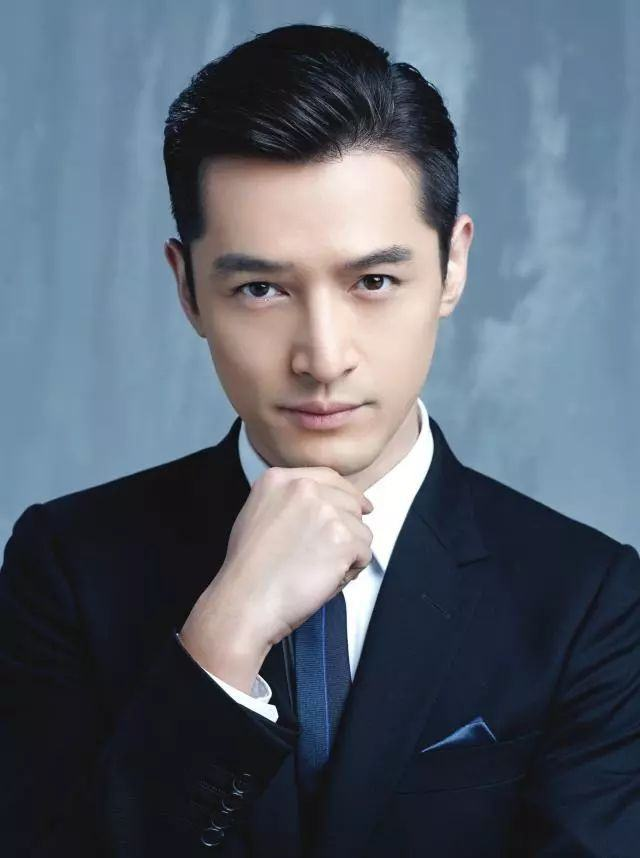
#> input picture Test/Face/Image/timg1.jpg, 640 x 858 px
$ python -i testFace.py   (imports and definitions only)
#> lines starting #> are read from the running program, lines starting #| are printed output that depends on the picture; after the words box and inside, x2 and y2 are one past the last pixel; in counts of white or black regions, pixels touching at a corner belong together
import cv2
filename = ''

def face_detect(filename):
#> called with filename = 'Image/timg1.jpg'
    face_cascade = cv2.CascadeClassifier('./haarcascade_frontalface_default.xml')
    eye_cascade = cv2.CascadeClassifier("./haarcascade_eye_tree_eyeglasses.xml")
    img = cv2.imread(filename)
#> img is the input picture: shape (858, 640, 3); mean B, G, R 111.7, 99.2, 89.9
    gray = cv2.cvtColor(img, cv2.COLOR_BGR2GRAY)
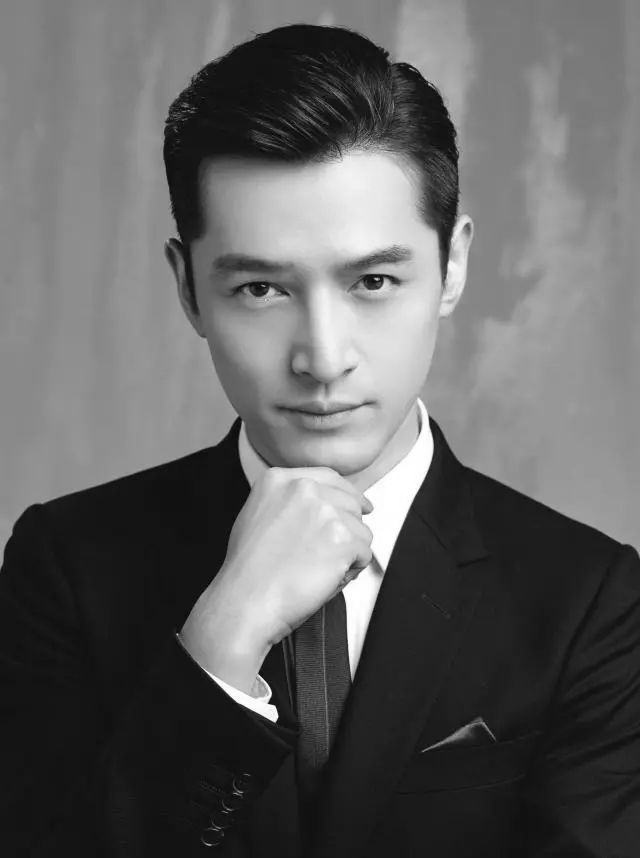
#> gray: shape (858, 640); min 0, max 255, mean 97.8
    faces = face_cascade.detectMultiScale(gray, 1.1, 5, cv2.CASCADE_SCALE_IMAGE)
#> faces = [[159, 164, 316, 316]]
    for (x, y, w, h) in faces:
        roi_gray = gray[y:y + h, x:x + w]
        roi_color = img[y:y + h, x:x + w]
        eyes = eye_cascade.detectMultiScale(roi_gray, 1.1, 1, cv2.CASCADE_SCALE_IMAGE, (2, 2))
        if eyes.__len__() > 0:
            for (ex, ey, ew, eh) in eyes:
                cv2.rectangle(roi_color, (ex, ey), (ex + ew, ey + eh), (0, 255, 0), 2)
            img = cv2.rectangle(img, (x, y), (x + w, y + h), (255, 0, 0), 2)
#> this loop made 1 pass
#> (x, y, w, h, eyes) on pass 1: (159, 164, 316, 316, [[185, 89, 59, 59], [68, 97, 58, 58]])
#> pass 1, in face_detect, `roi_gray = gray[y:y + h, x:x + w]`:
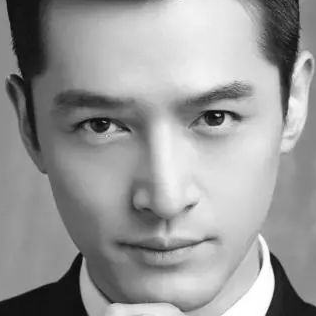
#> roi_gray: shape (316, 316); min 1, max 255, mean 152.4
#> pass 1, in face_detect, `roi_color = img[y:y + h, x:x + w]`:
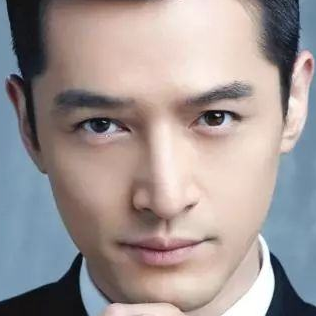
#> roi_color: shape (316, 316, 3); mean B, G, R 148.4, 149.5, 159.7
#> pass 1, in face_detect, `img = cv2.rectangle(img, (x, y), (x + w, y + h), (255, 0, 0), 2)`:
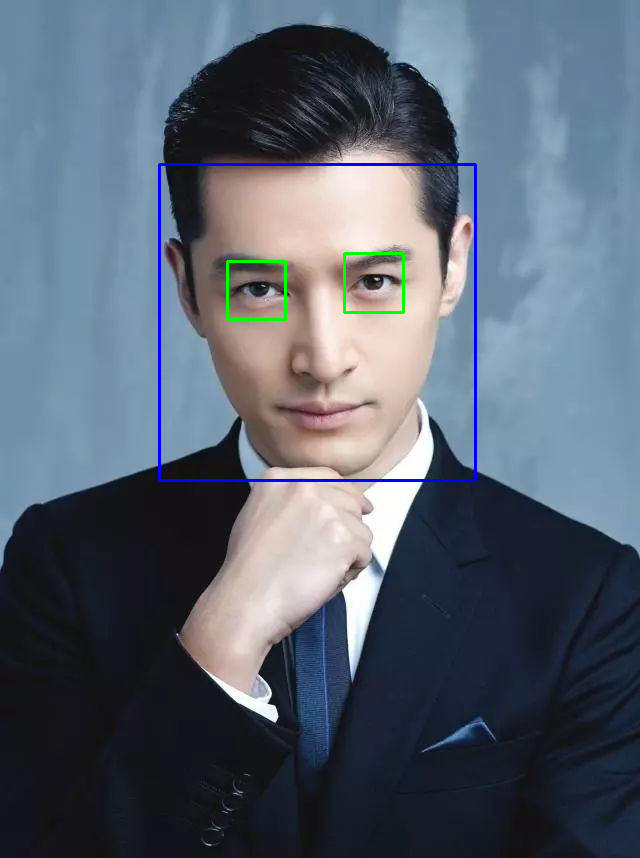
#> img: shape (858, 640, 3); 0.94% of pixels changed, all inside (x1, y1, x2, y2) = (158, 163, 477, 482)
#> after the loop:
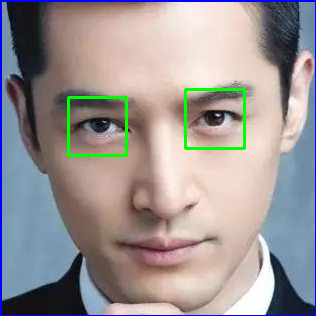
#> roi_color: shape (316, 316, 3); 3.29% of pixels changed, all inside (x1, y1, x2, y2) = (0, 0, 316, 316)

    cv2.imshow('img', img)
    cv2.waitKey(0)
    cv2.destroyAllWindows()

# face_detect('../../Resource/timg2.jpeg')

>>> result = face_detect('Image/timg1.jpg')

$ run again, on Test/Face/Image/u=1171699655,3648044322&fm=15&gp=0.jpg
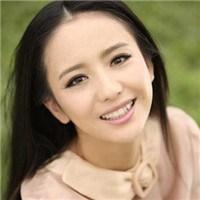
#> input picture Test/Face/Image/u=1171699655,3648044322&fm=15&gp=0.jpg, 200 x 200 px
#> in face_detect, img is the input picture: shape (200, 200, 3); mean B, G, R 103, 132.2, 151.4
#> in face_detect, `gray = cv2.cvtColor(img, cv2.COLOR_BGR2GRAY)`:
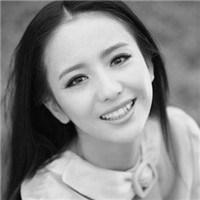
#> gray: shape (200, 200); min 1, max 240, mean 134.6
#> faces = [[30, 11, 129, 129]]
#> the loop in face_detect, `for (x, y, w, h) in faces:` made 1 pass
#> (x, y, w, h, eyes) on pass 1: (30, 11, 129, 129, [[37, 56, 22, 22], [72, 36, 26, 26]])
#> after the loop in face_detect, `for (x, y, w, h) in faces:`:
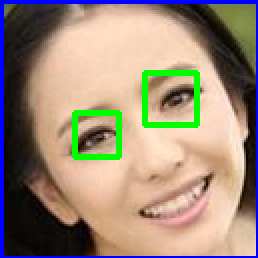
#> roi_color: shape (129, 129, 3) (shown 2 times larger); mean B, G, R 120.1, 137.6, 154.6

$ run again, on Test/Face/Image/u=1204854022,2398563929&fm=26&gp=0.jpg
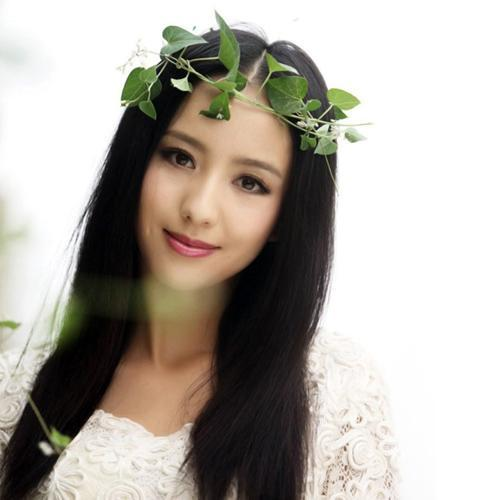
#> input picture Test/Face/Image/u=1204854022,2398563929&fm=26&gp=0.jpg, 500 x 500 px
#> in face_detect, img is the input picture: shape (500, 500, 3); mean B, G, R 164.2, 171.8, 177.6
#> in face_detect, `gray = cv2.cvtColor(img, cv2.COLOR_BGR2GRAY)`:
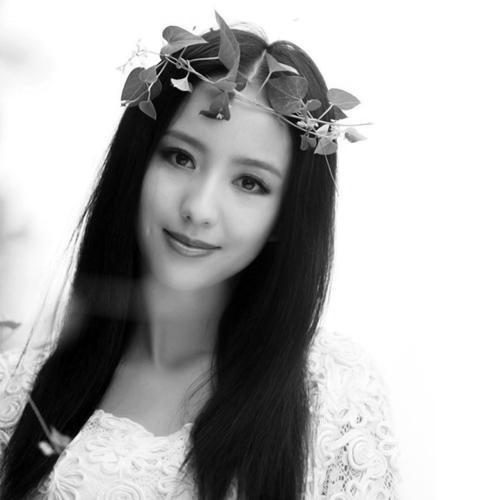
#> gray: shape (500, 500); min 0, max 255, mean 172.7
#> faces = [[116, 102, 188, 188]]
#> the loop in face_detect, `for (x, y, w, h) in faces:` made 1 pass
#> (x, y, w, h, eyes) on pass 1: (116, 102, 188, 188, [[113, 62, 39, 39], [41, 34, 46, 46]])
#> after the loop in face_detect, `for (x, y, w, h) in faces:`:
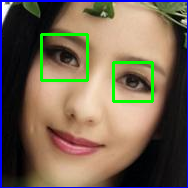
#> roi_color: shape (188, 188, 3); mean B, G, R 84.1, 101.4, 116.7

$ run again, on Test/Face/Image/u=1301560398,3870277260&fm=15&gp=0.jpg
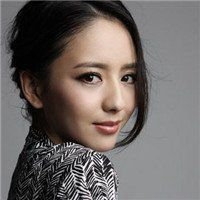
#> input picture Test/Face/Image/u=1301560398,3870277260&fm=15&gp=0.jpg, 200 x 200 px
#> in face_detect, img is the input picture: shape (200, 200, 3); mean B, G, R 99.6, 102.6, 109.7
#> in face_detect, `gray = cv2.cvtColor(img, cv2.COLOR_BGR2GRAY)`:
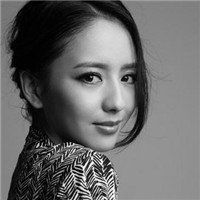
#> gray: shape (200, 200); min 0, max 255, mean 104.4
#> faces = [[44, 32, 118, 118]]
#> the loop in face_detect, `for (x, y, w, h) in faces:` made 1 pass
#> (x, y, w, h, eyes) on pass 1: (44, 32, 118, 118, [[31, 31, 30, 30], [71, 36, 21, 21]])
#> after the loop in face_detect, `for (x, y, w, h) in faces:`:
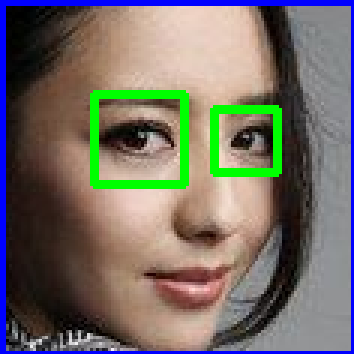
#> roi_color: shape (118, 118, 3) (shown 3 times larger); mean B, G, R 102.5, 109.8, 115.6
